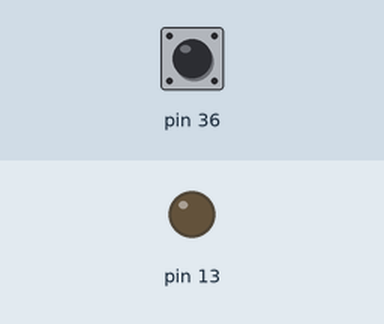
This sketch was run on a simulated Arduino Mega 2560, built with avr-gcc and run on an emulated ATmega2560. Shown: output pins drawn as LEDs (lit = HIGH). Inputs (shaded band) come from the test bench; at power-on: pin 36 HIGH.

Above: at 1.2 s.
1.3 s: pin 36 pulled LOW for 0.15 s
At 1.37 s:
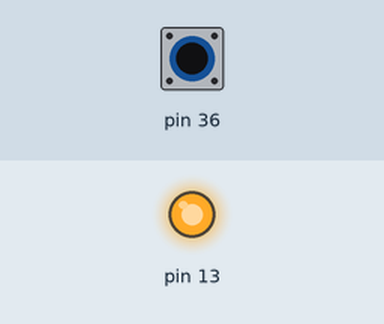
2.9 s: pin 36 pulled LOW for 3.2 s
At 6.5 s:
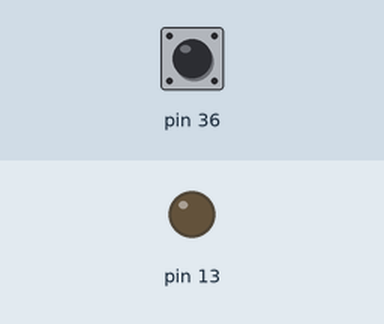
Timing chart, 0 to 8.0 s (numbered marks = the images above; inputs shaded):
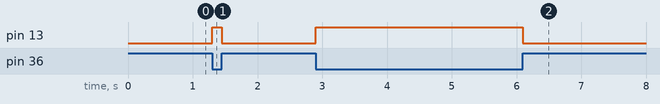

The sketch:

sketch_may08b.ino
```cpp
void setup() {
  pinMode(36,INPUT_PULLUP);
  pinMode(13,OUTPUT);
  digitalWrite(13,LOW);
  Serial.begin(9600);
}

void loop() { /*int a = analogRead(A1);
Serial.println(a);
delay(1000);*/

  if(digitalRead(36)== LOW)
  {
    digitalWrite(13,HIGH);
  }
  else
  {
    digitalWrite(13,LOW);
  }

}
```

Measured:
- after the input at 1.3 s, pin 13: LOW → HIGH at once, → LOW 0.15 s later
- after the input at 2.9 s, pin 13: LOW → HIGH at once, → LOW 3.2 s later
